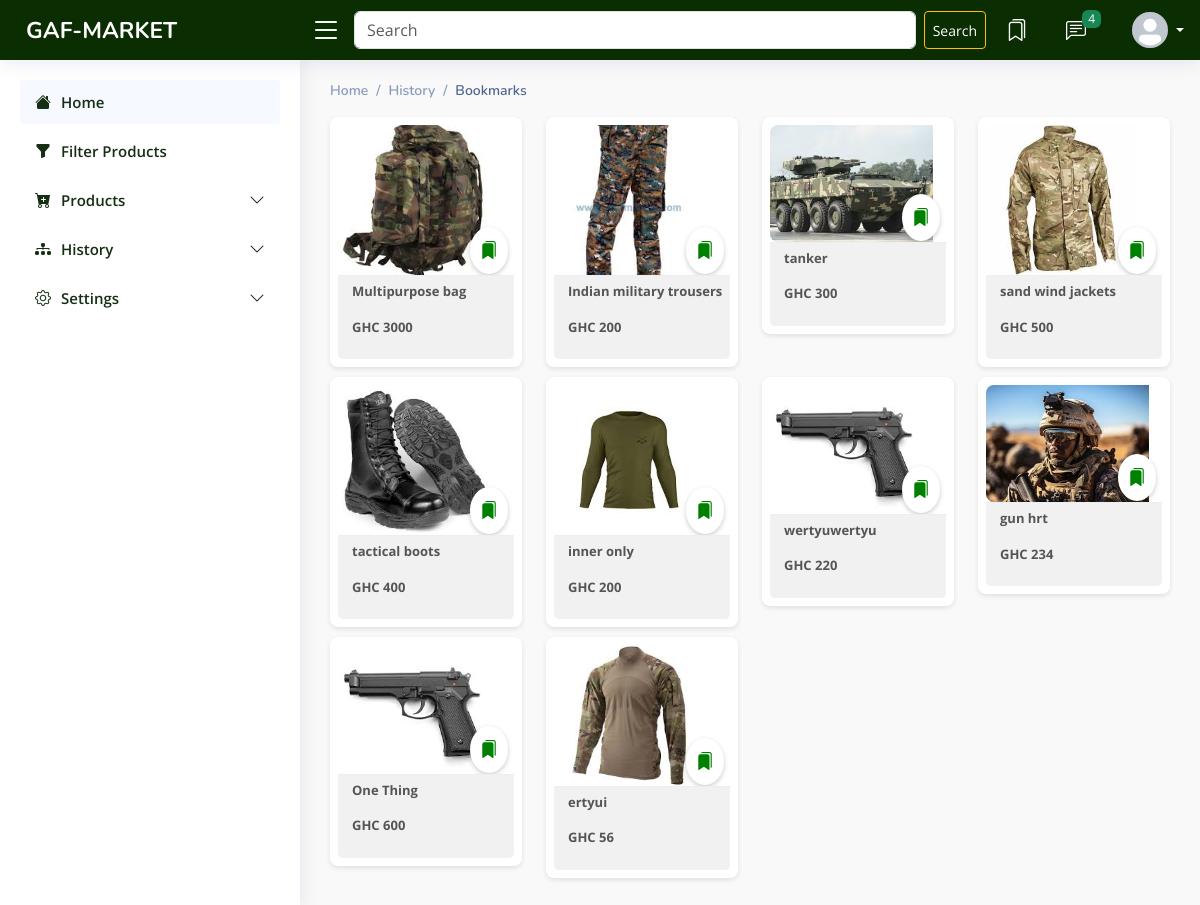
Screenshot of /users/includes/bookmarks.php (signed in) with the database file from the repository.
### tables this page shows
CREATE TABLE `productimgs` (
  `id` int(11) NOT NULL,
  `userid` varchar(225) NOT NULL,
  `productid` varchar(225) NOT NULL,
  `path` varchar(225) NOT NULL,
  `title` varchar(225) NOT NULL,
  `category` varchar(225) NOT NULL,
  `price` varchar(225) NOT NULL,
  `description` varchar(225) NOT NULL,
  `timestamp` timestamp NOT NULL DEFAULT current_timestamp()
);

### users/includes/bookmarks.php (the view, shortened to what this page needs)
<?php
include('header.php');
?>
<!DOCTYPE html>
<html lang="en">
<head>
</head>
<body>
    <main id="main" class="main">
    <div class="pagetitle">
        <nav>
            <ol class="breadcrumb">
                <li class="breadcrumb-item"><a href="home.php">Home</a></li>
                <li class="breadcrumb-item">History</li>
                <li class="breadcrumb-item active">Bookmarks</li>
            </ol>
        </nav>
    </div>
        <section class="section">
            <div class="row">
                <?php
                $userid = $_SESSION['userId'];
                $query = "SELECT * FROM productimgs WHERE userid != ? GROUP BY productid";
                $stmt = mysqli_prepare($conn, $query);
                mysqli_stmt_bind_param($stmt, "i", $userid);
                $stmt->execute();
                $result = $stmt->get_result();
                foreach ($result as $key => $value) {
                    echo "
              <div class='col-lg-3'>
                <a href='viewmore.php?productid=".$value['productid']."&sellerid=".$value['userid']."&id=".$value['id']."' class='card-link'>
                            <div class='card'>
                                <div class='card-body'>
                                    <div class='imageupload'>
                                        <img src='../../productsimgs/" . $value['path'] . "' alt=''>
                                        <button class='btn'>
                                        <div class='bookmark-icon-wrapper'>
                                            <i class='bi bi-bookmarks-fill icon' aria-label='Bookmark'></i>
                                        </div>
                                        </button>
                                    </div>
                        </div>
                        <div class='card-footer'>
                         <p class='footer-text ms-2'>" . $value['title'] . "</p>
                         <p class='footer-text ms-2'>GHC  " . $value['price'] . "</p>
                        </div>
                    </div>
                    </a>
                            </div>
                ";
                }
                ?>
            </div>
        </section>
    </main>
</body>
</html>

### assets/css/style.css (style rules this page uses)
:root { scroll-behavior: smooth; }
body { font-family: "Open Sans", sans-serif; background: #f6f9ff; color: #444444; }
a { color: #4154f1; text-decoration: none; }
#main { margin-top: 60px; padding: 20px 30px; transition: all 0.3s; }
.pagetitle { margin-bottom: 10px; }
.card { margin-bottom: 30px; border: none; border-radius: 5px; box-shadow: 0px 0 30px rgba(1, 41, 112, 0.1); }
.card-header, .card-footer { border-color: #ebeef4; background-color: #fff; color: #798eb3; padding: 15px; }
.card-body { padding: 0 20px 20px 20px; }
.breadcrumb { font-size: 14px; font-family: "Nunito", sans-serif; color: #899bbd; font-weight: 600; }
.breadcrumb a { color: #899bbd; transition: 0.3s; }
.breadcrumb .breadcrumb-item::before { color: #899bbd; }
.breadcrumb .active { color: #51678f; font-weight: 600; }
@media (min-width: 1200px) { #main, #footer { margin-left: 300px; } }

### assets/css/addproduct.css (style rules this page uses)
body { color: #000; overflow-x: hidden; height: 100%; }

### users/includes/bookmarks.php (style rules this page uses)
.main { padding: 20px; background-color: #f9f9f9; }
.card { position: relative; flex: 1; background-color: #fff; border-radius: 8px; box-shadow: 0 2px 5px rgba(0, 0, 0, 0.1); overflow: hidden; margin-bottom: 10px; padding: 8px; }
.imageupload { position: relative; display: flex; justify-content: center; align-items: center; width: 100%; overflow: hidden; border-radius: 8px; }
.imageupload img { width: 100%; height: auto; object-fit: cover; max-height: 150px; }
.card-body { padding: 0; }
.card-footer { display: block; justify-content: space-between; align-items: center; padding: 6px; font-size: 1em; background-color: #f1f1f1; border-radius: 0 0 8px 8px; }
.bookmark-icon-wrapper { position: absolute; bottom: 1px; left: 75%; background: white; border-radius: 50%; padding: 10px; display: flex; align-items: center; justify-content: center; box-shadow: 0 2px 5px rgba(0, 0, 0, 0.2); }
.bookmark-icon-wrapper i { font-size: 18px; color: green; transition: color 0.3s ease; }
.footer-text { font-size: 13px; font-weight: bold; color: #555; }
.card-link { display: block; }

### rows the page displays
productimgs: path (picture), title "Multipurpose bag", price "3000"
productimgs: path (picture), title "Indian military trousers", price "200"
productimgs: path (picture), title "tanker", price "300"
productimgs: path (picture), title "sand wind jackets", price "500"
productimgs: path (picture), title "tactical boots", price "400"
productimgs: path (picture), title "inner only", price "200"
productimgs: path (picture), title "wertyuwertyu", price "220"
productimgs: path (picture), title "gun hrt", price "234"
productimgs: path (picture), title "One Thing", price "600"
productimgs: path (picture), title "ertyui", price "56"

### other values shown
$totalcount "4"
